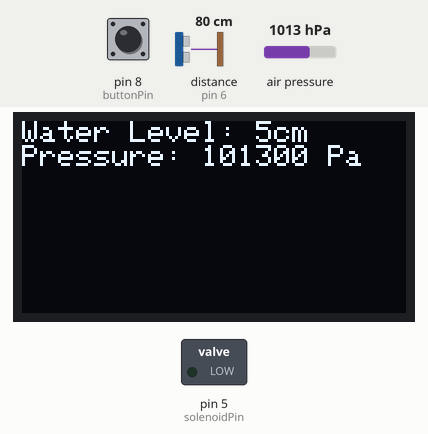
This sketch was run on a simulated Arduino Uno, built with avr-gcc and run on an emulated ATmega328P. Parts: 128×64 one-colour display, switched loads named in the sketch (green lamp = pin HIGH). Wiring (inferred from the names in the program): ultrasonic range finder: trigger pin 7; echo pin 6. The inputs (shaded band) are chosen by the test bench; at power-on: distance to the obstacle (sensor on pin 6) 80 cm, pin 8 (buttonPin) HIGH, air pressure 1013 hPa. The echo pulse lasts 58.3 µs per cm; pins used as bus, display or sensor lines are not drawn.

Above: at 1.2 s.
1.3 s: distance to the obstacle (sensor on pin 6) set to 39 cm
At 1.78 s:
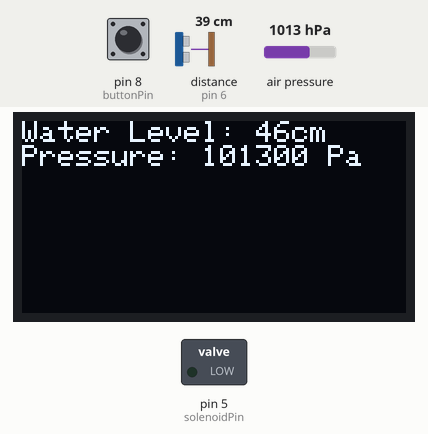
3.6 s: distance to the obstacle (sensor on pin 6) set to 32 cm
At 5.2 s:
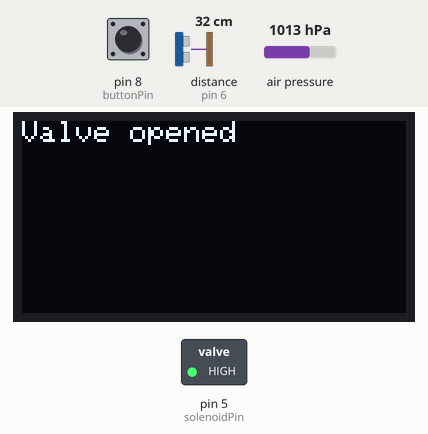
At 33.92 s:
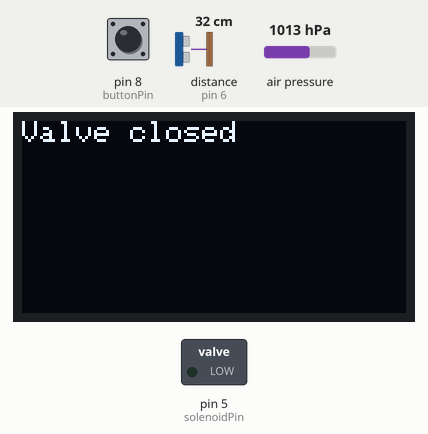
Timing chart, 0 to 35.3 s (numbered marks = the images above; inputs shaded):
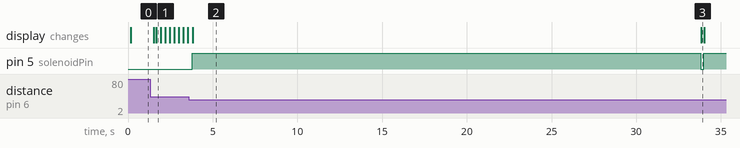

Measured:
- the behaviour switches between 36 and 35 cm on distance to the obstacle (sensor on pin 6) (found by bisection; images 1 and 2)
- after the input at 1.3 s, the display: first changes after 0.22 s (image 1 shows a later state)
- after the input at 3.6 s, pin 5 (solenoidPin): LOW → HIGH after 0.19 s, → LOW 30.0 s later, → HIGH 0.16 s later; the display: changes after 0.22 s (image 2)
- what the display in image 2 shows lasts 30.0 s, from 3.8 s to 33.8 s

The sketch:

main.ino
```cpp
/*
 * Akhil Vasvani Rain Barrel With ESP8266 Code
 */

#include <Adafruit_GFX.h>
#include <gfxfont.h>
#include <Adafruit_SSD1306.h>
#include <Adafruit_BMP085.h>
#include <SPI.h>
#include <Wire.h>

#define OLED_MOSI 0
#define OLED_CLK 1
#define OLED_DC 2
#define OLED_CS 3
#define OLED_RESET 4

Adafruit_SSD1306 display(OLED_MOSI, OLED_CLK, OLED_DC, OLED_RESET, OLED_CS);

Adafruit_BMP085 bmp; //creates barometric pressure sensor object

const int solenoidPin = 5;
const int pingPin = 7;
const int echoPin = 6;
const int buttonPin = 8;


// Code for ESP8266
String inputString = ""; // a String to hold incoming data
String buff;
bool stringComplete = false;  // whether the string is complete
bool id;
int f,buf;
char x;

void setup() {
  // initialize serial communication:
  //Serial.begin(9600);
  pinMode(solenoidPin, OUTPUT); //Sets the solenoid pin as an output
  pinMode(buttonPin, INPUT);    //Sets the button pin as an input
  bmp.begin();
  display.setTextColor(WHITE);
  display.setTextSize(1);
  display.setCursor(0, 0);
  display.begin(SSD1306_SWITCHCAPVCC);

  // reserve 200 bytes for the inputString:
 inputString.reserve(200);

}

void loop() {
  // establish variables for duration of the ping,
  // the distance result, and the water level in centimeters:
  long duration, cm, waterLevel, pressure;

  // manual control of solenoid/rain barrel valve using push button:
  digitalWrite(buttonPin, HIGH); //writes push button as HIGH

  if(digitalRead(buttonPin) == LOW) { //if push button is pressed,
      digitalWrite(solenoidPin, HIGH);//valve is opened
  }

  if(digitalRead(buttonPin) == HIGH) { //if push button isn’t pressed
      digitalWrite(solenoidPin, LOW);  //valve is closed
  }

  // The PING))) is triggered by a HIGH pulse of 2 or more microseconds.
  // Give a short LOW pulse beforehand to ensure a clean HIGH pulse:
  pinMode(pingPin, OUTPUT);
  digitalWrite(pingPin, LOW);
  delayMicroseconds(2);
  digitalWrite(pingPin, HIGH);
  delayMicroseconds(5);
  digitalWrite(pingPin, LOW);

  // The echo pin is used to read the signal from the PING))): a HIGH
  // pulse whose duration is the time (in microseconds) from the sending
  // of the ping to the reception of its echo off of an object.
  pinMode(echoPin, INPUT);
  duration = pulseIn(echoPin, HIGH);

  // convert the time into a distance
  cm = microsecondsToCentimeters(duration);

  // cast pressure reading as a long int
  pressure = (long) bmp.readPressure();

  //Serial.print(cm);
  //Serial.print("cm");
  //Serial.println();

  delay(100);

  // water level is computed by subtracting sonar measurement by
  // height of the barrel (~85cm using tape measurer)
  waterLevel = 85.0 - cm;

  //Serial.print(waterLevel);
  //Serial.println("cm");

  // displays water level and atmospheric pressure measurements
  // in cm and Pa, respectively to OLED display:
  display.clearDisplay();
  display.setCursor(0, 0);

  display.print("Water Level: ");
  display.print(waterLevel);
  display.println("cm");

  display.print("Pressure: ");
  display.print(pressure);
  display.println(" Pa");

  display.display();

  // empty tank if water level exceeds 50.0 cm or pressure
  // is less than 100 kPa
  if (waterLevel > 50.0 || pressure < 100000.0) {
    openValve(); //call open valve function
    delay(30000);//wait arbitrary amount of time for water to drain
    closeValve();//call close valve function
  }

  // ESP8266 code
  // print the string when a newline arrives:
 if (stringComplete) {
   while (f < 100)
   { if (inputString.substring(f) == "id")
     {
       id = true;
       break;
     } f++;
   }
   if (id == true)
   {
     x = inputString.charAt(f + 4);
   }
   if (x == '4')
   { f = 0;
     while (f < 100)
     { if (inputString.substring(f) == "number")
       { f += 9;
         for (int i = 0; i < 3; i++)
         { if (inputString.charAt(f + i) == '"') i = 3;
           else buff += inputString.charAt(f + i);
         }
         buf = buff.toInt();
         analogWrite(9, buf);
         break;
       }
       f++;
     }
   }
   // clear the string:
   inputString = "";
   stringComplete = false;
 }

}

long microsecondsToCentimeters(long microseconds) {
  // The speed of sound is 340 m/s or 29 microseconds per centimeter.
  // The ping travels out and back, so to find the distance of the
  // object we take half of the distance travelled.
  return microseconds / 29 / 2;
}

//Opens valve by writing solenoid pin to high.
//Prints message to OLED display.
void openValve() {
  digitalWrite(solenoidPin, HIGH);
  //Serial.println("Valve opened");
  display.clearDisplay();
  display.setCursor(0, 0);
  display.print("Valve opened");
  display.display();
}

//Closes valve by writing solenoid pin to low.
//Prints message to OLED display.
void closeValve() {
  digitalWrite(solenoidPin, LOW);
  //Serial.println("Valve closed");
  display.clearDisplay();
  display.setCursor(0, 0);
  display.print("Valve closed");
  display.display();
}

// ESP8266 Code
void serialEvent() {
 while (Serial.available()) {
   // get the new byte:
   char inChar = (char)Serial.read();
   // add it to the inputString:
   inputString += inChar;
   // if the incoming character is a newline, set a flag so the main loop can
   // do something about it:
   if (inChar == '\n') {
     stringComplete = true;
   }
 }
}
```
